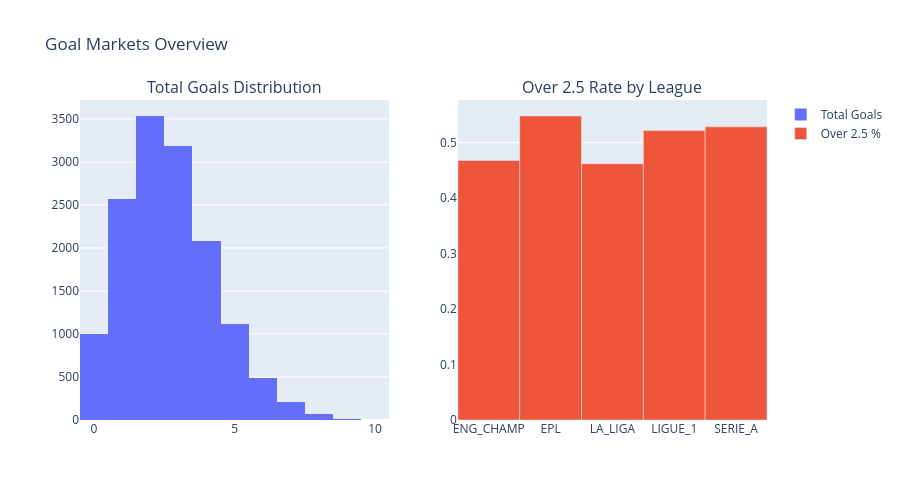

Notebook source saved alongside this figure:
### Markdown cell above
## 2. Goal Distributions & Over/Under

### Code cell
fig = make_subplots(rows=1, cols=2, subplot_titles=('Total Goals Distribution', 'Over 2.5 Rate by League'))

# Histogram
fig.add_trace(
    go.Histogram(x=df['total_goals'], nbinsx=15, name='Total Goals'),
    row=1, col=1
)

# Over 2.5 bar
over_by_league = df.groupby('league_key')['over_25'].mean().reset_index()
fig.add_trace(
    go.Bar(x=over_by_league['league_key'], y=over_by_league['over_25'], name='Over 2.5 %'),
    row=1, col=2
)

fig.update_layout(height=500, title_text='Goal Markets Overview')
fig.show()

### Figure 1 — Plotly figure (JSON) as saved in the notebook; plotly's stock layout.template omitted (floating-point values rounded to 4 significant figures; data arrays with more than 128 entries replaced by an {"elided": "..."} marker saying what was removed)
{"data": [{"name": "Total Goals", "nbinsx": 15, "type": "histogram", "x": {"elided": "14255 int values"}, "xaxis": "x", "yaxis": "y"}, {"name": "Over 2.5 %", "type": "bar", "x": ["ENG_CHAMP", "EPL", "LA_LIGA", "LIGUE_1", "SERIE_A"], "xaxis": "x2", "y": [0.4679, 0.5481, 0.462, 0.5218, 0.5286], "yaxis": "y2"}], "layout": {"annotations": [{"font": {"size": 16}, "showarrow": false, "text": "Total Goals Distribution", "x": 0.225, "xanchor": "center", "xref": "paper", "y": 1, "yanchor": "bottom", "yref": "paper"}, {"font": {"size": 16}, "showarrow": false, "text": "Over 2.5 Rate by League", "x": 0.775, "xanchor": "center", "xref": "paper", "y": 1, "yanchor": "bottom", "yref": "paper"}], "height": 500, "title": {"text": "Goal Markets Overview"}, "xaxis": {"anchor": "y", "domain": [0, 0.45]}, "xaxis2": {"anchor": "y2", "domain": [0.55, 1]}, "yaxis": {"anchor": "x", "domain": [0, 1]}, "yaxis2": {"anchor": "x2", "domain": [0, 1]}}}
